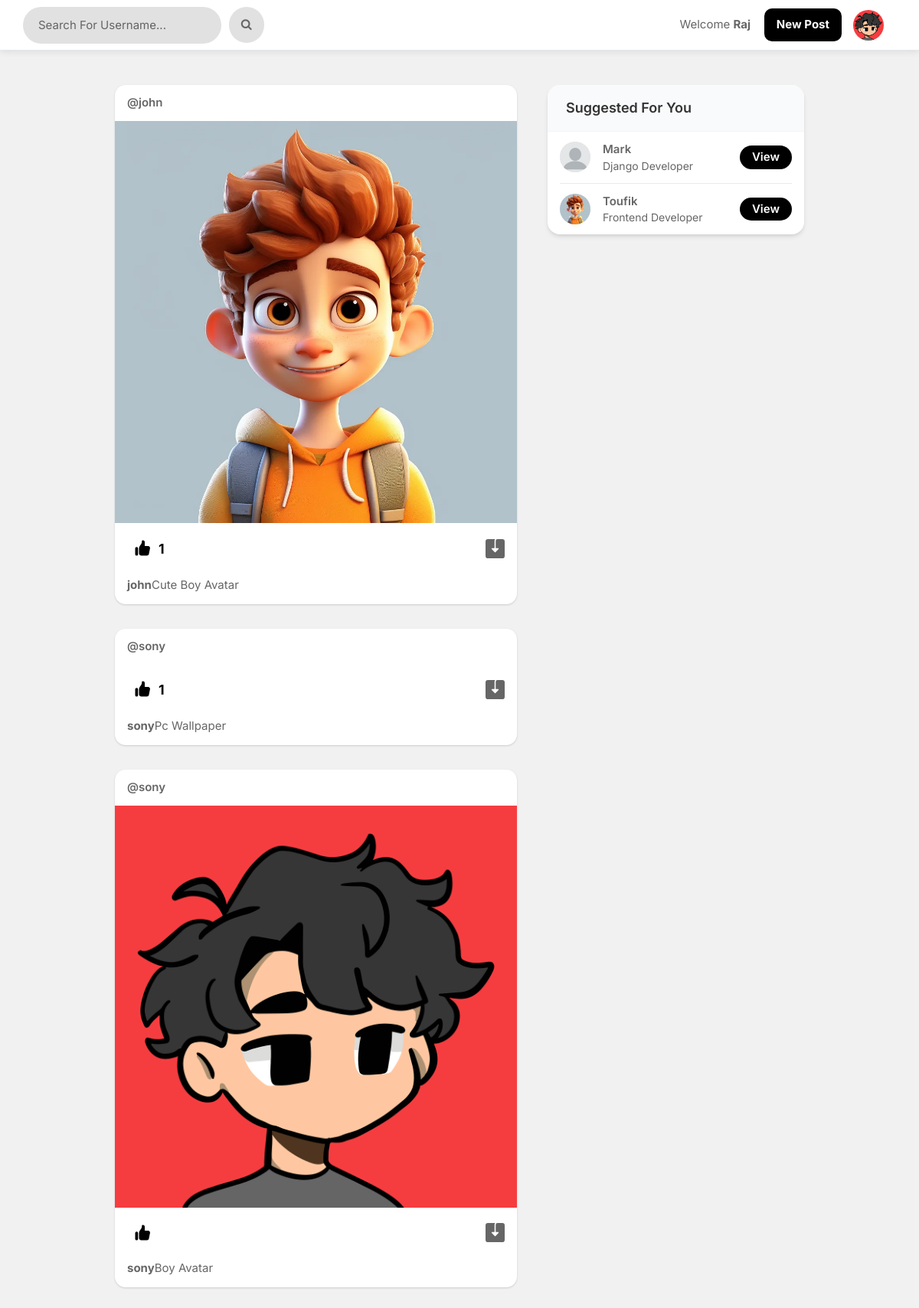
The page / (signed in) on the database its author committed.
### app/models.py (models this page shows, shortened)
class Profile(models.Model):
    user = models.ForeignKey(User, on_delete=models.CASCADE)
    id_user = models.IntegerField()
    bio = models.TextField(blank=True)
    profileimg = models.ImageField(upload_to='profileImages', default='blank-profile-picture.png')
    location = models.CharField(max_length=100, blank=True)

class Post(models.Model):
    id = models.UUIDField(primary_key=True, default=uuid.uuid4)
    user = models.CharField(max_length=100)
    image = models.ImageField(upload_to='postImages')
    caption = models.TextField()
    created_at = models.DateTimeField(default=datetime.now)
    no_of_likes = models.IntegerField(default=0)

### app/views.py (the view)
# urls.py: path('', views.index, name='index'),
@login_required(login_url='signin')
def index(request):
    user_object = User.objects.get(username=request.user.username)
    user_profile = Profile.objects.get(user=user_object)
    user_following_list = []
    feed = []
    user_following = FollowersCount.objects.filter(follower=request.user.username)
    for users in user_following:
        user_following_list.append(users.user)
    for usernames in user_following_list:
        feed_lists = Post.objects.filter(user=usernames)
        feed.append(feed_lists)
    feed_list = list(chain(*feed))
    all_users = User.objects.all()
    user_following_all = []
    for user in user_following:
        user_list = User.objects.get(username=user.user)
        user_following_all.append(user_list)
    new_suggestions_list = [x for x in list(all_users) if (x not in list(user_following_all))]
    current_user = User.objects.filter(username=request.user.username)
    final_suggestions_list = [x for x in list(new_suggestions_list) if ( x not in list(current_user))]
    random.shuffle(final_suggestions_list)
    username_profile = []
    username_profile_list = []
    for users in final_suggestions_list:
        username_profile.append(users.id)
    for ids in username_profile:
        profile_lists = Profile.objects.filter(id_user=ids)
        username_profile_list.append(profile_lists)
    suggestions_username_profile_list = list(chain(*username_profile_list))
    return render(request, 'index.html', {'user_profile': user_profile, 'posts':feed_list, 'suggestions_username_profile_list': suggestions_username_profile_list[:4]})

### templates/index.html (shortened to what this page needs)
{% load static %}
<!DOCTYPE html>
<html lang="en">
<head>
    <link rel="stylesheet" href="{% static 'assets/css/uikit.css' %}">
    <link rel="stylesheet" href="{% static 'assets/css/style.css' %}">
    <link rel="stylesheet" href="{% static 'assets/css/tailwind.css' %}">
    <link rel="stylesheet" href="{% static 'assets/css/index.css' %}">
    <link rel="stylesheet" href="https://cdnjs.cloudflare.com/ajax/libs/font-awesome/4.7.0/css/font-awesome.min.css">
</head>
<body>
    <header>
        <div class="header_inner">
            <form action="/search" method="POST">
                <div class="left-side">
                    <input class="shadow-none" type="text" name="username" placeholder="Search For Username...">&nbsp;
                    <button type="submit"><i class="fa fa-search fa-1x"></i></button>
                </div>
            </form>
            <div class="right-side lg:pr-4">
                <a href="#" class="user_username">
                    Welcome <b name="" class="">{{user.username}}&nbsp; &nbsp; &nbsp;</b>
                </a>
                <a href="#" class="flex font-bold inline-block items-center upload_btn">
                    New Post
                </a>
                <a href="#">
                    <img src="{{user_profile.profileimg.url}}" class="header-avatar" alt="">
                </a>
            </div>
        </div>
    </header>
    <div class="container m-auto">
        <div class="lg:flex justify-center lg:space-x-10 lg:space-y-0 space-y-5">
            <div class="space-y-5 flex-shrink-0 lg:w-7/12">
                {% for post in posts reversed %}
                <div class="bg-white shadow rounded-md  -mx-2 lg:mx-0 post_box">
                    <div class="flex justify-between items-center px-4 py-3">
                        <div class="flex flex-1 items-center space-x-4">
                            <span class="block font-semibold "><a
                                    href="/profile/{{post.user}}">@{{post.user}}</a></span>
                        </div>
                    </div>
                    <div uk-lightbox>
                        <a href="{{post.image.url}}">
                            <img src="{{post.image.url}}" alt="">
                        </a>
                    </div>
                    <div class="py-3 px-4 space-y-3">
                        <div class="flex space-x-4 lg:font-bold">
                            <a href="/like-post?post_id={{post.id}}" class="flex items-center space-x-2">
                                <div class="p-2 rounded-full text-black likes_count">
                                    {% if post.no_of_likes == 0 %}
                                    {% elif post.no_of_likes == 1 %}
                                    <p>{{post.no_of_likes}}</p>
                                    {% else %}
                                    <p>{{post.no_of_likes}}</p>
                                    {% endif %}
                                </div>
                            </a>
                            <a href="{{post.image.url}}" class="flex items-center space-x-2 flex-1 justify-end"
                                download>
                            </a>
                        </div>
                        <p>
                            <a href="/profile/{{post.user}}"><strong>{{post.user}}</strong></a>{{post.caption}}
                        </p>
                    </div>
                </div>
                {% endfor %}
            </div>
            <div class="lg:w-5/12">
                <div class="bg-white  shadow-md rounded-md overflow-hidden user_sugg">
                    <div class="bg-gray-50  border-b border-gray-100 flex items-baseline justify-between py-4 px-6 ">
                        <h2 class="font-semibold text-lg">Suggested For You</h2>
                    </div>
                    <div class="divide-gray-300 divide-gray-50 divide-opacity-50 divide-y px-4">
                        {% for suggestion in suggestions_username_profile_list %}
                        <div class="flex items-center justify-between py-3">
                            <div class="flex flex-1 items-center space-x-4">
                                <a href="/profile/{{suggestion.user}}">
                                    <img src="{{suggestion.profileimg.url}}" class="bg-gray-200 rounded-full w-10 h-10">
                                </a>
                                <div class="flex flex-col">
                                    <span class="block capitalize font-semibold">{{suggestion.user}}</span>
                                    <span class="block capitalize text-sm">{{suggestion.bio}}</span>
                                </div>
                            </div>
                            <a href="/profile/{{suggestion.user}}" class="font-semibold px-4 py-1 view_btn">
                                View
                            </a>
                        </div>
                        {% endfor %}
                    </div>
                </div>
            </div>
        </div>
    </div>
</body>
</html>

### static/assets/css/style.css (style rules this page uses)
body { background-color: #B0B3B8 !important; }
button { vertical-align: middle; }
input { height: 48px; line-height: 48px; padding: 0 20px; outline: none; font-size: 15px; color: #808080; max-width: 100%; width: 100%; -webkit-box-sizing: border-box; box-sizing: border-box; display: block; font-weight: 400; opacity: 1; border-radius: 4px; border: none; -webkit-box-shadow: 0 1px 4px 0px rgba(0, 0, 0, 0.12); box-shadow: 0 1px 4px 0px rgba(0, 0, 0, 0.12); }
input[type="text"], input[type="password"], input[type="email"], input[type="number"] { height: 48px; line-height: 48px; padding: 0 20px; outline: none; font-size: 15px; color: #808080; max-width: 100%; width: 100%; -webkit-box-sizing: border-box; box-sizing: border-box; display: block; font-weight: 400; opacity: 1; border-radius: 4px; border: none; -webkit-box-shadow: 0 1px 4px 0px rgba(0, 0, 0, 0.12); box-shadow: 0 1px 4px 0px rgba(0, 0, 0, 0.12); }
input { -webkit-transition: all 0.1s ease-in-out; transition: all 0.1s ease-in-out; }
::placeholder { color: #808080; opacity: 1; }
button { border: none; margin: 0; padding: 0; width: auto; overflow: visible; background: transparent; color: inherit; font: inherit; line-height: normal; cursor: pointer; }
a { color: #be185d; -webkit-transition: 0.3s; transition: 0.3s; outline: none !important; }
button { outline: none !important; }
img { max-width: 100%; }
body { color: #666; font-size: 15px; line-height: 27px; background-color: #f0f2f5; font-family: "Inter", sans-serif; text-transform: none; }
body p { font-size: 15px; line-height: 27px; }
h1, h2, h3, h4, h5, h6 { font-family: "Inter", sans-serif; text-transform: none; }
input[type="text"], input[type="password"], input[type="email"] { font-family: "Inter", sans-serif; text-transform: none; }
button, body .pac-container { font-family: "Inter", sans-serif; text-transform: none; }
h1, h2, h3, h4, h5, h6 { color: #333; font-weight: 500; margin: 0; padding: 0; }
h2 { font-size: 26px; }
b, strong { font-weight: 700 !important; }
@media (min-width: 1024px) { .container { max-width: 900px !important; padding-top: 45px; } }
header { background-color: #fff; left: 0; right: 0; top: 0; z-index: 99; height: 66px; display: -webkit-box; display: -ms-flexbox; display: flex; -webkit-box-align: center; -ms-flex-align: center; align-items: center; border-bottom: 1px solid #e5e7eb; }
header .header_inner { display: -webkit-box; display: -ms-flexbox; display: flex; -webkit-box-align: center; -ms-flex-align: center; align-items: center; max-width: 1090px; margin: auto; width: 100%; max-width: 100% !important; padding: 0 30px; }
header .header_inner .left-side { display: -webkit-box; display: -ms-flexbox; display: flex; -webkit-box-align: center; -ms-flex-align: center; align-items: center; }
header .header_inner .right-side { display: -webkit-box; display: -ms-flexbox; display: flex; -webkit-box-align: center; -ms-flex-align: center; align-items: center; -webkit-box-pack: end; -ms-flex-pack: end; justify-content: flex-end; margin-left: auto; }
header .header_inner .right-side .header-avatar { width: 32px; height: 32px; border-radius: 100%; margin-left: 15px; }
.shadow-none { -webkit-box-shadow: none !important; box-shadow: none !important; }

### static/assets/css/index.css (style rules this page uses)
body { background-color: #f1f1f1 !important; }
header { position: sticky; box-shadow: 0px 1px 9px rgba(0, 0, 0, 0.1); }
.left-side input { background-color: rgb(225, 225, 225); border-radius: 100px; color: rgb(0, 0, 0) !important; }
.left-side input::placeholder { color: rgb(100, 100, 100) !important; }
.left-side button { padding-top: .75rem; padding-bottom: .75rem; padding-left: 1rem; padding-right: 1rem; background-color: red; border-radius: 50px; background-color: rgb(225, 225, 225); }
.user_username { text-transform: capitalize; }
.upload_btn { padding-top: .625rem; padding-bottom: .625rem; padding-right: 1rem; padding-left: 1rem; background-color: rgb(0, 0, 0); color: white !important; border-radius: .625rem; transition: .3s; }
.header-avatar { width: 2.5rem !important; height: 2.5rem !important; }
.likes_count { display: flex; }
.likes_count p { font-size: 1.1rem; margin-left: .5rem; }
.like_logo { color: black; }
.user_sugg { border-radius: 1rem; }
.post_box { border-radius: .875rem; margin-bottom: 2rem !important; }
.view_btn { background-color: black; border-radius: 3rem; color: white; transition: .3s; }

### rows shown on the page
Profile: profileimg (picture)
Post: user "john", image (picture), no_of_likes "1", caption "Cute Boy Avatar"
Post: user "sony", no_of_likes "1", caption "Pc Wallpaper"
Post: user "sony", image (picture), caption "Boy Avatar"
Profile: profileimg (placeholder picture), user "Mark", bio "Django Developer"
Profile: profileimg (picture), user "Toufik", bio "Frontend Developer"

### other values the page prints
{{ user.username }} "Raj"
